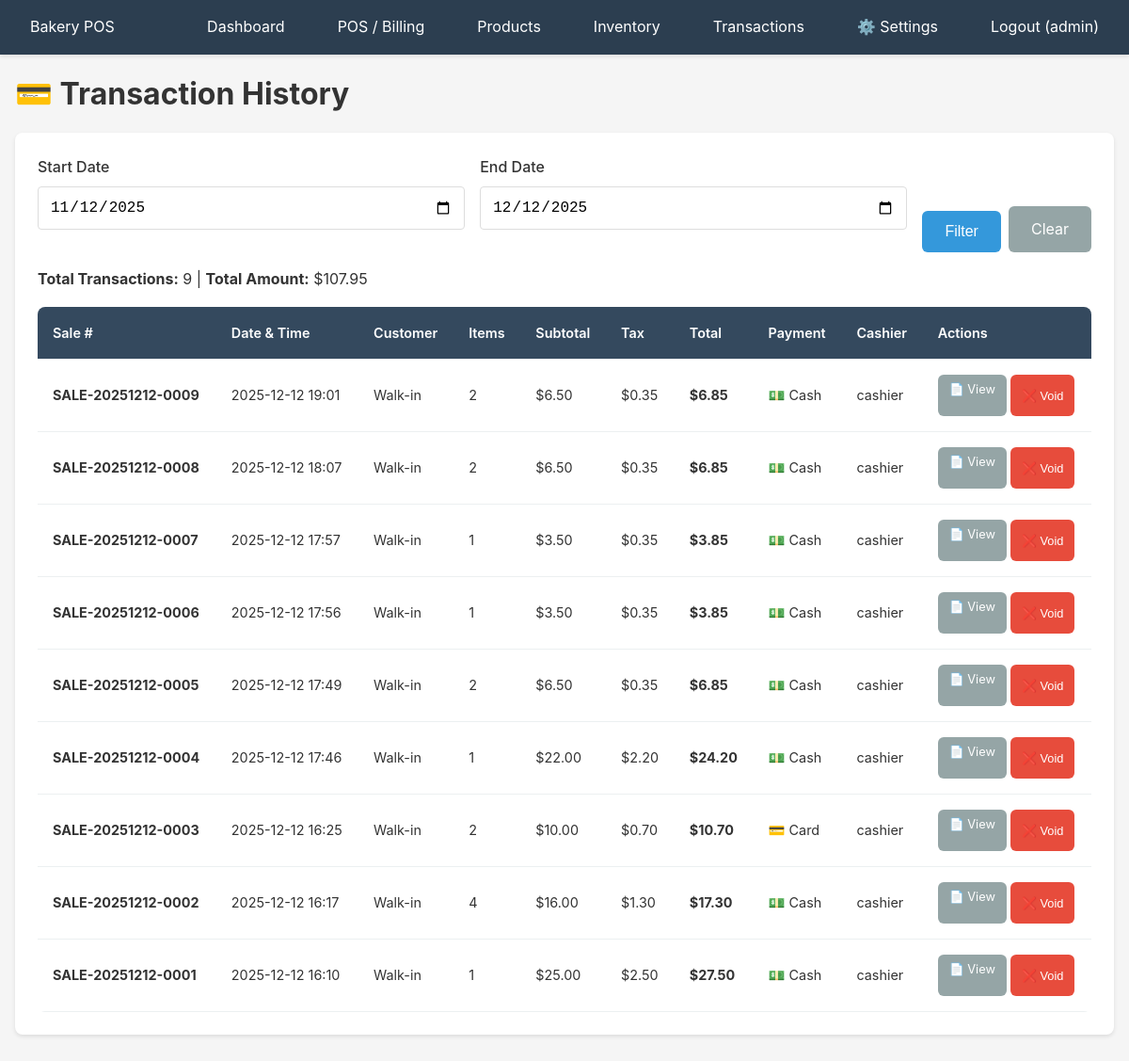
The page /transactions/history (signed in) on the database its author committed.
### app/models/user.py (models this page shows)
class User(Base):
    __tablename__ = "users"
    id = Column(Integer, primary_key=True, index=True)
    username = Column(String(50), unique=True, nullable=False, index=True)
    email = Column(String(100), unique=True, nullable=False, index=True)
    password_hash = Column(String(255), nullable=False)
    role_id = Column(Integer, ForeignKey("roles.id"), nullable=False)
    is_active = Column(Boolean, default=True)
    created_at = Column(DateTime(timezone=True), server_default=func.now())
    role = relationship("Role", back_populates="users")
    sales = relationship("Sale", back_populates="cashier")
    shifts = relationship("Shift", back_populates="cashier")
    batches = relationship("Batch", back_populates="user")

### app/models/sale.py (models this page shows)
class Sale(Base):
    __tablename__ = "sales"
    id = Column(Integer, primary_key=True, index=True)
    sale_number = Column(String(50), unique=True, nullable=False, index=True)
    datetime = Column(DateTime(timezone=True), server_default=func.now(), nullable=False)
    cashier_id = Column(Integer, ForeignKey("users.id"), nullable=False)
    shift_id = Column(Integer, ForeignKey("shifts.id"), nullable=True)
    customer_id = Column(Integer, ForeignKey("customers.id"), nullable=True)
    subtotal = Column(Numeric(10, 2), nullable=False)
    tax_amount = Column(Numeric(10, 2), default=0)
    discount_amount = Column(Numeric(10, 2), default=0)
    total = Column(Numeric(10, 2), nullable=False)
    tender_type = Column(SQLEnum(TenderType), nullable=False)
    status = Column(SQLEnum(SaleStatus), default=SaleStatus.COMPLETED)
    notes = Column(String(500))
    cashier = relationship("User", back_populates="sales")
    shift = relationship("Shift", back_populates="sales")
    customer = relationship("Customer", back_populates="sales")
    sale_lines = relationship("SaleLine", back_populates="sale", cascade="all, delete-orphan")
    returns = relationship("Return", back_populates="original_sale")

### app/routers/transactions.py (the view)
@router.get("/transactions/history", response_class=HTMLResponse)
async def transaction_history(
    request: Request,
    start_date: str = Query(None),
    end_date: str = Query(None),
    user_data: dict = Depends(require_auth),
    db: Session = Depends(get_db)
):
    from sqlalchemy.orm import joinedload
    query = db.query(Sale).options(
        joinedload(Sale.customer),
        joinedload(Sale.cashier),
        joinedload(Sale.sale_lines)
    )
    if start_date:
        try:
            start = datetime.strptime(start_date, '%Y-%m-%d').date()
            query = query.filter(func.date(Sale.datetime) >= start)
        except ValueError:
            pass
    if end_date:
        try:
            end = datetime.strptime(end_date, '%Y-%m-%d').date()
            query = query.filter(func.date(Sale.datetime) <= end)
        except ValueError:
            pass
    if not start_date and not end_date:
        thirty_days_ago = date.today() - timedelta(days=30)
        query = query.filter(func.date(Sale.datetime) >= thirty_days_ago)
        start_date = thirty_days_ago.strftime('%Y-%m-%d')
        end_date = date.today().strftime('%Y-%m-%d')
    transactions = query.order_by(Sale.datetime.desc()).all()
    from app.models.sale import SaleStatus
    total_amount = sum(sale.total for sale in transactions if sale.status != SaleStatus.VOIDED)
    return templates.TemplateResponse(
        "transactions/history.html",
        {
            "request": request,
            "user": user_data["user"],
            "transactions": transactions,
            "total_amount": float(total_amount),
            "start_date": start_date,
            "end_date": end_date
        }
    )

### app/templates/transactions/history.html (shortened to what this page needs)
{% extends "base.html" %}
{% block content %}
<div class="flex-between mb-2">
    <h1>💳 Transaction History</h1>
</div>
<div class="card">
    <form method="get" action="/transactions/history" class="flex gap-2 mb-2">
        <div class="form-group" style="flex: 1;">
            <label for="start_date">Start Date</label>
            <input type="date" id="start_date" name="start_date" value="{{ start_date or '' }}" class="form-control">
        </div>
        <div class="form-group" style="flex: 1;">
            <label for="end_date">End Date</label>
            <input type="date" id="end_date" name="end_date" value="{{ end_date or '' }}" class="form-control">
        </div>
        <div style="display: flex; align-items: flex-end;">
            <button type="submit" class="btn btn-primary">Filter</button>
            <a href="/transactions/history" class="btn btn-secondary" style="margin-left: 0.5rem;">Clear</a>
        </div>
    </form>
    {% if transactions %}
    <div style="margin-bottom: 1rem;">
        <strong>Total Transactions:</strong> {{ transactions|length }} |
        <strong>Total Amount:</strong> ${{ "%.2f"|format(total_amount) }}
    </div>
    <div style="overflow-x: auto;">
        <table class="table">
            <thead>
                <tr>
                    <th>Sale #</th>
                    <th>Date & Time</th>
                    <th>Customer</th>
                    <th>Items</th>
                    <th>Subtotal</th>
                    <th>Tax</th>
                    <th>Total</th>
                    <th>Payment</th>
                    <th>Cashier</th>
                    <th>Actions</th>
                </tr>
            </thead>
            <tbody>
                {% for sale in transactions %}
                <tr {% if sale.status.value == 'voided' %}style="background-color: #fee; text-decoration: line-through;"{% endif %}>
                    <td><strong>{{ sale.sale_number }}</strong></td>
                    <td>{{ sale.datetime.strftime('%Y-%m-%d %H:%M') }}</td>
                    <td>{{ sale.customer.name if sale.customer else 'Walk-in' }}</td>
                    <td>{{ sale.sale_lines|length }}</td>
                    <td>${{ "%.2f"|format(sale.subtotal) }}</td>
                    <td>${{ "%.2f"|format(sale.tax_amount) }}</td>
                    <td><strong>${{ "%.2f"|format(sale.total) }}</strong></td>
                    <td>
                        {% if sale.tender_type.value == 'cash' %}💵 Cash
                        {% elif sale.tender_type.value == 'card' %}💳 Card
                        {% elif sale.tender_type.value == 'transfer' %}📱 Transfer
                        {% elif sale.tender_type.value == 'on_account' %}📝 Account
                        {% endif %}
                    </td>
                    <td>{{ sale.cashier.username }}</td>
                    <td>
                        <div style="display: flex; gap: 0.25rem; flex-wrap: wrap;">
                            <a href="/pos/receipt/{{ sale.id }}" class="btn btn-secondary btn-sm" target="_blank">📄 View</a>
                            {% if user.role.name == 'admin' and sale.status.value != 'voided' %}
                            <button onclick="voidTransaction({{ sale.id }}, '{{ sale.sale_number }}')" class="btn btn-danger btn-sm">❌ Void</button>
                            {% endif %}
                        </div>
                    </td>
                </tr>
                {% endfor %}
            </tbody>
        </table>
    </div>
    {% else %}
    <div class="alert alert-info">
        No transactions found for the selected date range.
    </div>
    {% endif %}
</div>
{% endblock %}

### app/templates/base.html (shortened to what this page needs)
<!DOCTYPE html>
<html lang="en">
<head>
    <link rel="stylesheet" href="/static/css/style.css">
</head>
<body>
    {% if user %}
    <header class="no-print">
        <nav>
            <div>
                <a href="/dashboard">Bakery POS</a>
            </div>
            <ul>
                <li><a href="/dashboard">Dashboard</a></li>
                <li><a href="/pos/checkout">POS / Billing</a></li>
                <li><a href="/products">Products</a></li>
                <li><a href="/inventory">Inventory</a></li>
                <li><a href="/transactions/history">Transactions</a></li>
                {% if user.role.name == 'admin' %}
                <li><a href="/settings">⚙️ Settings</a></li>
                {% endif %}
                <li><a href="/logout">Logout ({{ user.username }})</a></li>
            </ul>
        </nav>
    </header>
    {% endif %}
    <main class="container">
        {% block content %}{% endblock %}
    </main>
</body>
</html>

### app/static/css/style.css (style rules this page uses)
* { margin: 0; padding: 0; box-sizing: border-box; }
body { font-family: -apple-system, BlinkMacSystemFont, 'Segoe UI', Roboto, Oxygen, Ubuntu, Cantarell, sans-serif; font-size: 16px; line-height: 1.6; color: #333; background-color: #f5f5f5; }
.container { max-width: 1400px; margin: 0 auto; padding: 1rem; }
header { background-color: #2c3e50; color: white; padding: 1rem 0; box-shadow: 0 2px 4px rgba(0,0,0,0.1); position: sticky; top: 0; z-index: 9999; width: 100%; }
nav { display: flex; justify-content: space-between; align-items: center; padding: 0 1rem; }
nav ul { list-style: none; display: flex; gap: 1.5rem; flex-wrap: wrap; }
nav a { color: white; text-decoration: none; padding: 0.5rem 1rem; border-radius: 4px; transition: background-color 0.2s; }
.btn { display: inline-block; padding: 0.75rem 1.5rem; font-size: 1rem; border: none; border-radius: 6px; cursor: pointer; text-decoration: none; text-align: center; transition: all 0.2s; min-height: 44px; min-width: 44px; }
.btn-primary { background-color: #3498db; color: white; }
.btn-danger { background-color: #e74c3c; color: white; }
.btn-secondary { background-color: #95a5a6; color: white; }
.form-group { margin-bottom: 1.5rem; }
.form-group label { display: block; margin-bottom: 0.5rem; font-weight: 500; }
.form-group input, .form-group select, .form-group textarea { width: 100%; padding: 0.75rem; font-size: 1rem; border: 1px solid #ddd; border-radius: 4px; min-height: 44px; }
.card { background: white; border-radius: 8px; padding: 1.5rem; margin-bottom: 1.5rem; box-shadow: 0 2px 4px rgba(0,0,0,0.1); }
.table { width: 100%; border-collapse: collapse; background: white; border-radius: 8px; overflow: hidden; }
.table th, .table td { padding: 1rem; text-align: left; border-bottom: 1px solid #ecf0f1; }
.table th { background-color: #34495e; color: white; font-weight: 600; }
.mb-2 { margin-bottom: 1rem; }
.flex { display: flex; }
.flex-between { display: flex; justify-content: space-between; align-items: center; }
.gap-2 { gap: 1rem; }

### app/templates/transactions/history.html (style rules this page uses)
.table { font-size: 0.9rem; }
.table th { white-space: nowrap; }
.table td { vertical-align: middle; }
.btn-sm { padding: 0.375rem 0.75rem; font-size: 0.8rem; }

### rows shown on the page
User: username "admin"
Sale: sale_number "SALE-20251212-0009", datetime "2025-12-12 19:01", customer "Walk-in", sale_lines|length "2", subtotal "6.50", tax_amount "0.35", total "6.85", tender_type "💵 Cash", cashier.username "cashier"
Sale: sale_number "SALE-20251212-0008", datetime "2025-12-12 18:07", customer "Walk-in", sale_lines|length "2", subtotal "6.50", tax_amount "0.35", total "6.85", tender_type "💵 Cash", cashier.username "cashier"
Sale: sale_number "SALE-20251212-0007", datetime "2025-12-12 17:57", customer "Walk-in", sale_lines|length "1", subtotal "3.50", tax_amount "0.35", total "3.85", tender_type "💵 Cash", cashier.username "cashier"
Sale: sale_number "SALE-20251212-0006", datetime "2025-12-12 17:56", customer "Walk-in", sale_lines|length "1", subtotal "3.50", tax_amount "0.35", total "3.85", tender_type "💵 Cash", cashier.username "cashier"
Sale: sale_number "SALE-20251212-0005", datetime "2025-12-12 17:49", customer "Walk-in", sale_lines|length "2", subtotal "6.50", tax_amount "0.35", total "6.85", tender_type "💵 Cash", cashier.username "cashier"
Sale: sale_number "SALE-20251212-0004", datetime "2025-12-12 17:46", customer "Walk-in", sale_lines|length "1", subtotal "22.00", tax_amount "2.20", total "24.20", tender_type "💵 Cash", cashier.username "cashier"
Sale: sale_number "SALE-20251212-0003", datetime "2025-12-12 16:25", customer "Walk-in", sale_lines|length "2", subtotal "10.00", tax_amount "0.70", total "10.70", tender_type "💳 Card", cashier.username "cashier"
Sale: sale_number "SALE-20251212-0002", datetime "2025-12-12 16:17", customer "Walk-in", sale_lines|length "4", subtotal "16.00", tax_amount "1.30", total "17.30", tender_type "💵 Cash", cashier.username "cashier"
Sale: sale_number "SALE-20251212-0001", datetime "2025-12-12 16:10", customer "Walk-in", sale_lines|length "1", subtotal "25.00", tax_amount "2.50", total "27.50", tender_type "💵 Cash", cashier.username "cashier"

### other values the page prints
{{ transactions|length }} "9"
{{ "%.2f"|format(total_amount) }} "107.95"
